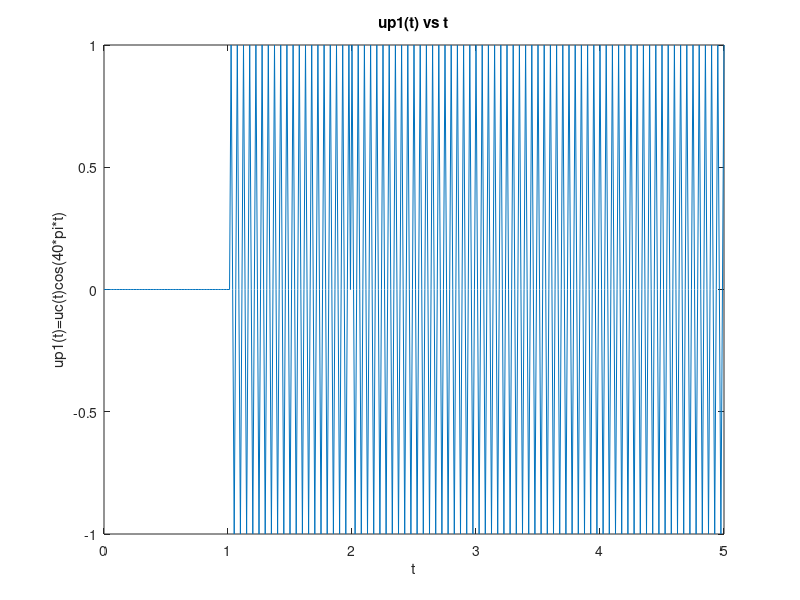

MATLAB code to generate this figure:
N=4;
bc=sign(-0.5 +rand(1, N));
bs=sign(-0.5 +rand(1, N));

fs=80;
t=0:1/fs:N+1;
uc=ones(size(t));

for(var=1:fs+1)
uc(var)=0;
end

for n=1:N
    for i=(fs*n+1):(fs*n+fs)
    uc(i)=bc(n)*uc(i);
    end
end

t=0:1/fs:N+1;
fc=cos(40*pi*t);

up1=uc.*fc;
plot(t, up1);
title("up1(t) vs t");
xlabel("t");
ylabel("up1(t)=uc(t)cos(40*pi*t)");


